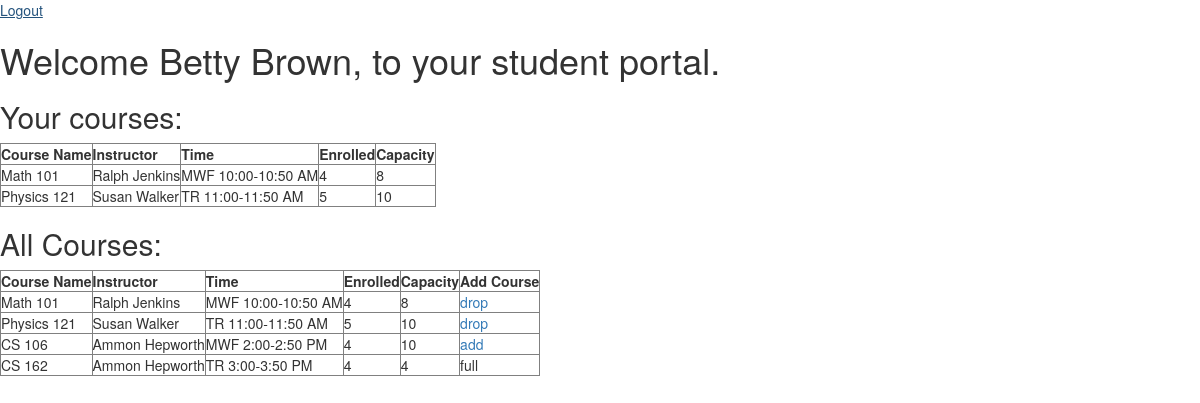
The app's page /home (signed in), older data.
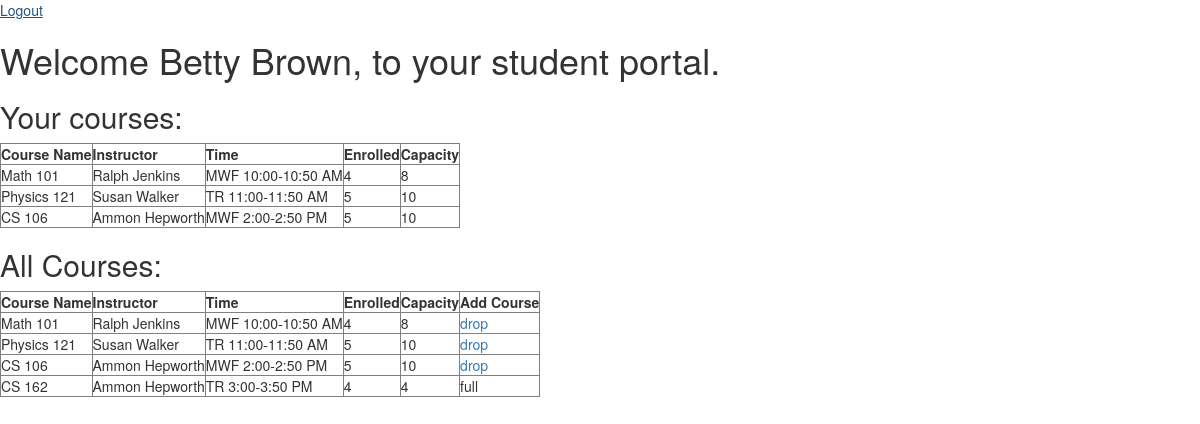
The same page, newer data.
### api.py (models this page shows)
class User(UserMixin, db.Model):
    __tablename__ = 'user'
    id = db.Column(db.Integer, primary_key=True)
    username = db.Column(db.String, unique=True, nullable=False)
    password = db.Column(db.String, nullable=False)

class Class(db.Model):
    __tablename__ = 'class'
    id = db.Column(db.Integer, primary_key=True)
    course_name = db.Column(db.String, unique=True, nullable=False)
    teacher_id = db.Column(db.Integer, nullable=False)
    enrolled = db.Column(db.Integer, nullable=False)
    capacity = db.Column(db.Integer, nullable=False)
    time = db.Column(db.String, nullable=False)

### app.py (the view)
@app.route('/home')
@login_required
def home():
    if Student.query.filter_by(user_id = current_user.id).first() is not None:
        student_id = Student.query.filter_by(user_id = current_user.id).first().id
        grades_table = '<tr><th>Course Name</th><th>Instructor</th><th>Time</th><th>Enrolled</th><th>Capacity</th></tr>'
        class_id_list = []
        for row in Enrollment.query.filter_by(student_id = student_id).all():
            course_name = str(Class.query.filter_by(id = row.class_id).first().course_name)
            instructor =  str(Teacher.query.filter_by(id = Class.query.filter_by(id = row.class_id).first().teacher_id).first().name)
            time = str(Class.query.filter_by(id = row.class_id).first().time)
            enrolled = str(str(Class.query.filter_by(id = row.class_id).first().enrolled))
            capacity = str(str(Class.query.filter_by(id = row.class_id).first().capacity))
            class_id_list.append(row.class_id)
            grades_table += '<tr> <td>' + course_name + '</td>'
            grades_table += '<td>' + instructor + '</td>'
            grades_table += '<td>' + time + '</td>'
            grades_table += '<td>' + enrolled + '</td>'
            grades_table += '<td>' + capacity + '</td></tr>'
        all_classes = '<tr><th>Course Name</th><th>Instructor</th><th>Time</th><th>Enrolled</th><th>Capacity</th><th>Add Course</th></tr>'
        for row in Class.query.all():
            course_name = row.course_name
            instructor =  str(Teacher.query.filter_by(id = Class.query.filter_by(id = row.id).first().teacher_id).first().name)
            time = row.time
            enrolled = str(row.enrolled)
            capacity = str(row.capacity)
            if row.id in class_id_list:
                add = '<a href = \'/drop/' + str(row.id) + '\'>drop</a>'
            else:
                if row.enrolled >= row.capacity:
                    add = 'full'
                else:
                    add = '<a href = \'/add/' + str(row.id) + '\'>add</a>'
            all_classes += '<tr> <td>' + course_name + '</td>'
            all_classes += '<td>' + instructor + '</td>'
            all_classes += '<td>' + time + '</td>'
            all_classes += '<td>' + enrolled + '</td>'
            all_classes += '<td>' + capacity + '</td>'
            all_classes += '<td>' + add + '</td></tr>'
        return render_template('home.html',name = current_user.username, id = 'student', grades = grades_table, total = all_classes)
    else:
        return render_template('home.html', name = current_user.username, id = 'teacher')

### app.py (called while the page is built)
@login_manager.user_loader
def load_user(user_id):
    return User.query.get(int(user_id))

### templates/home.html (shortened to what this page needs)
{% extends "bootstrap/base.html" %}
{% block content %}
    <a href='/logout'>Logout</a>
    <h1>Welcome {{ name }}, to your {{ id }} portal.</h1>
    <h2>Your courses:</h2>
    <table border="1">
        {{ grades|safe }}
    </table>
    <h2>All Courses:</h2>
    <table border="1">
        {{ total|safe }}
    </table>
{% endblock %}

Row changes from the older to the newer data that the page shows:
no longer on this page (row unchanged): Class: time "Course Name Instructor Time Enrolled Capacity Math 101 Ralph Jenkins MWF 10:00-10:50 AM 4 8 Physics 121 Susan Walker TR 11:00-11:50 AM 5 10"
now on this page (row edited): Class: time "Course Name Instructor Time Enrolled Capacity Math 101 Ralph Jenkins MWF 10:00-10:50 AM 4 8 Physics 121 Susan Walker TR 11:00-11:50 AM 5 10 CS 106 Ammon Hepworth MWF 2:00-2:50 PM 5 10"
computed for Class: time "…Hepworth MWF 2:00-2:50 PM 4 10 add CS 162 Ammon Hepworth…" → "…Hepworth MWF 2:00-2:50 PM 5 10 drop CS 162 Ammon Hepworth…"
